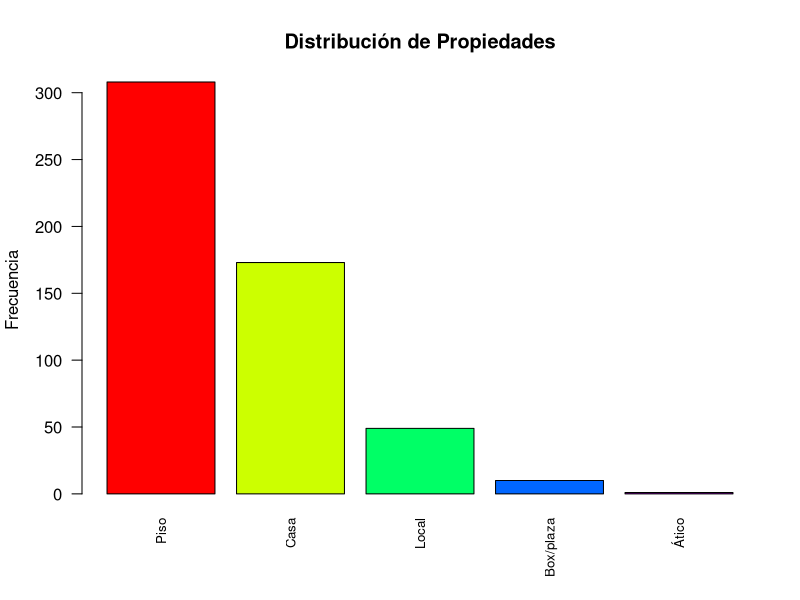
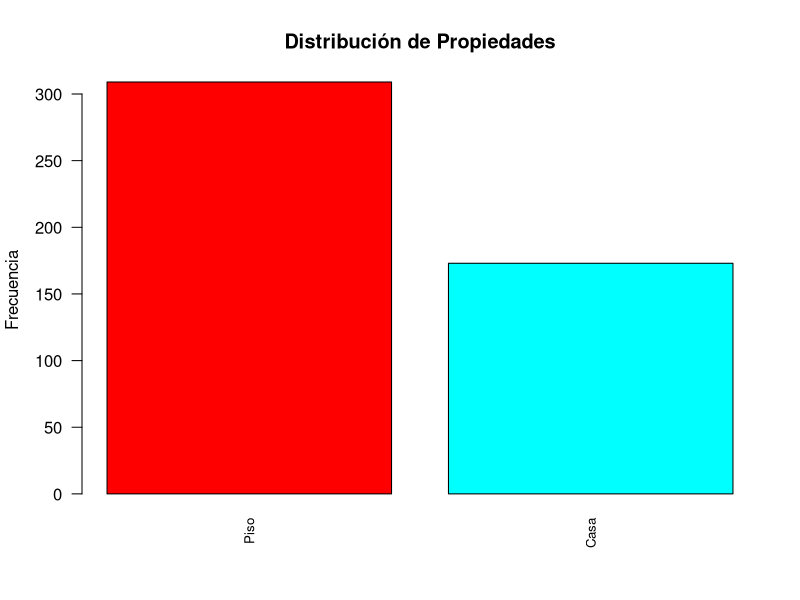
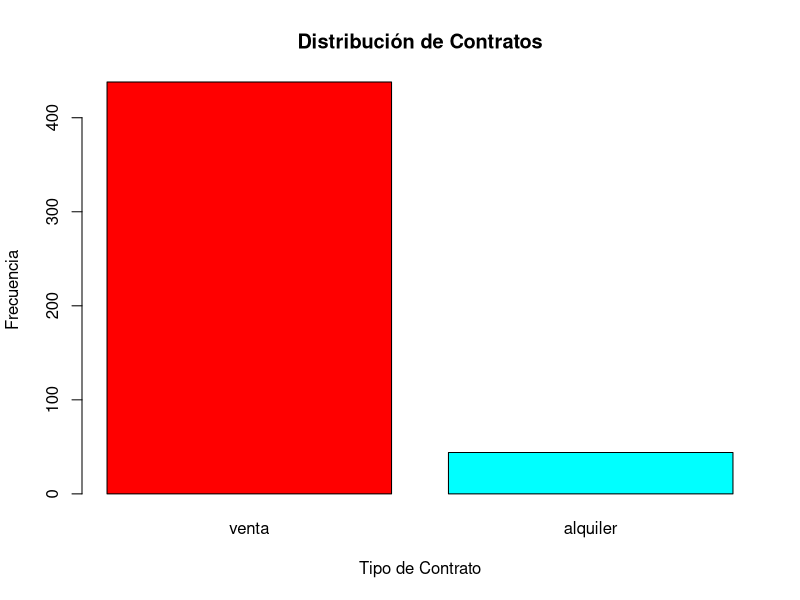
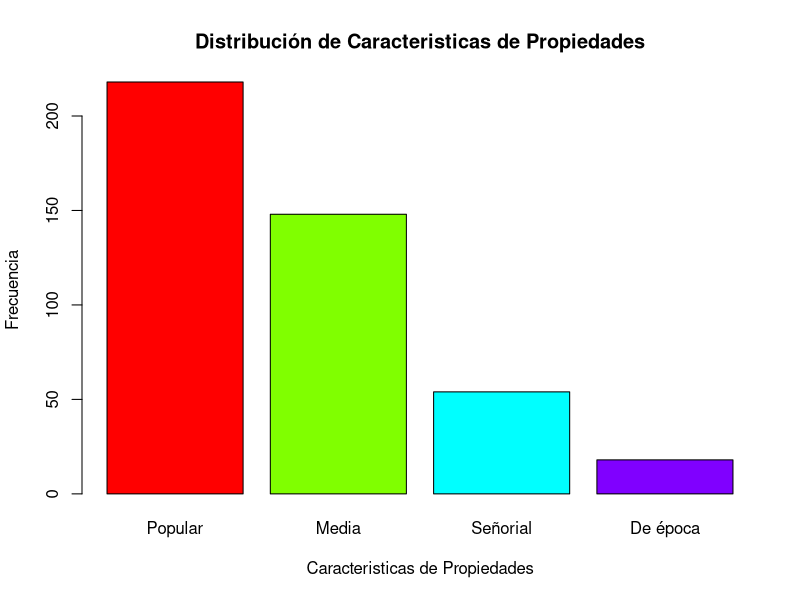
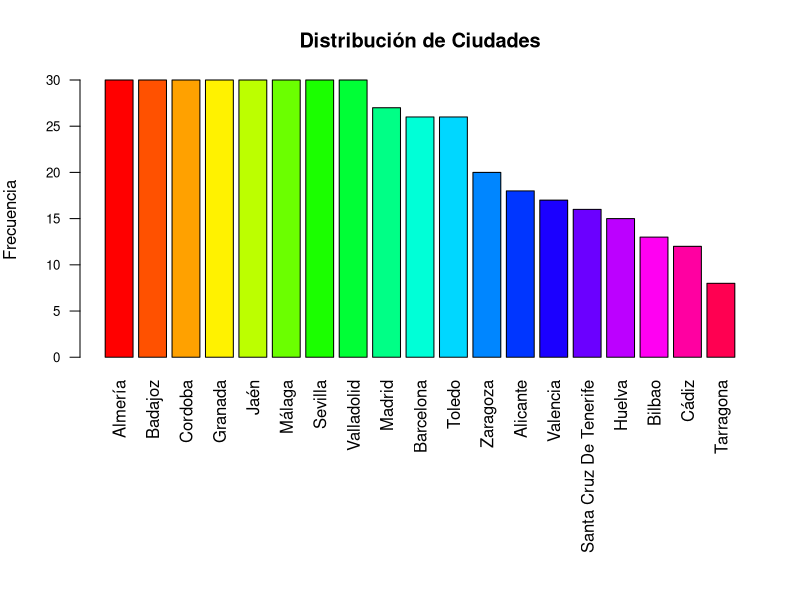
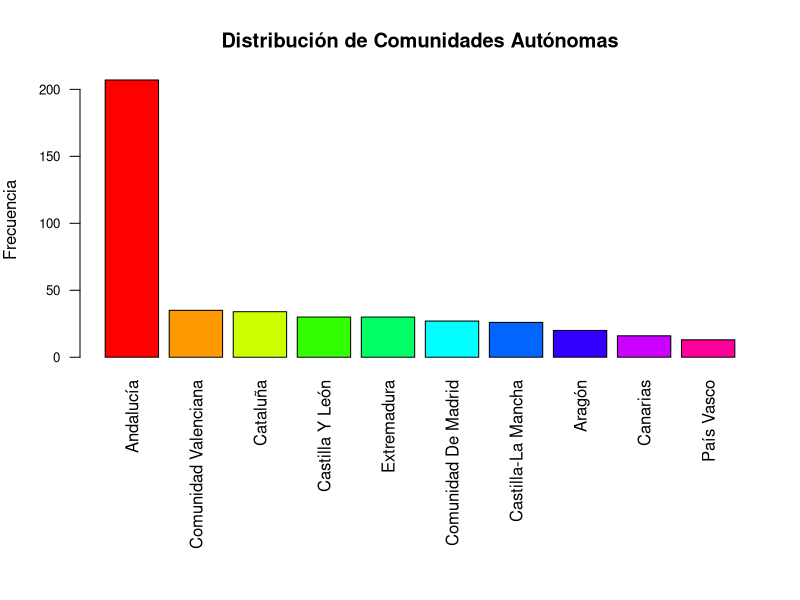
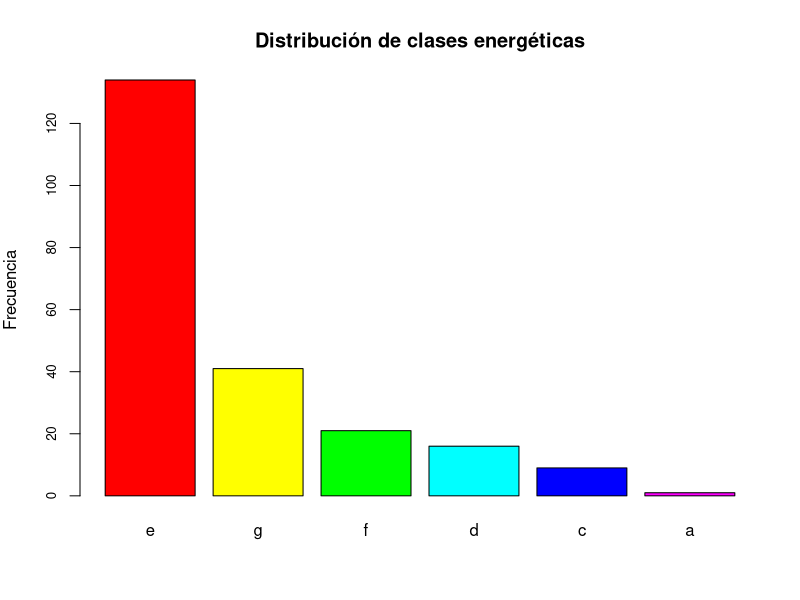
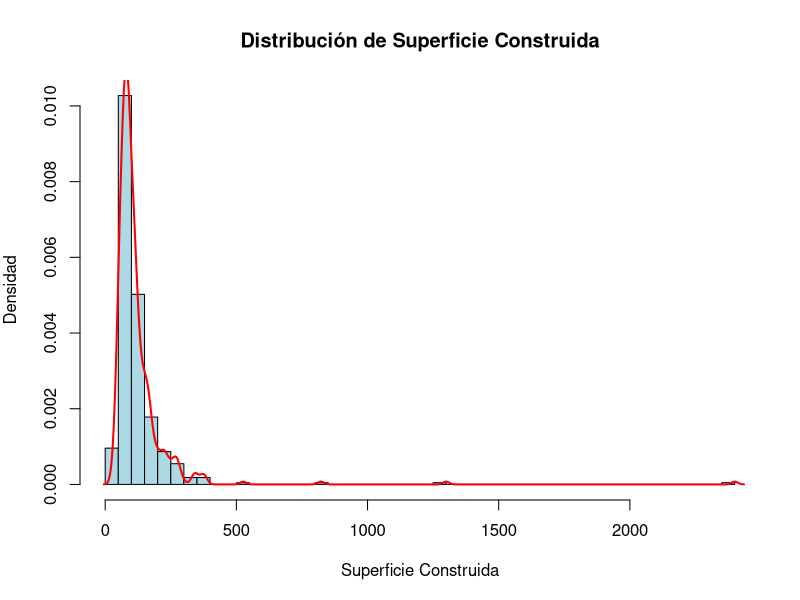

R code for these plots, in order:
## ---- chunk 1
library(stringr)
library(skimr)
library(dplyr)
library(ggplot2)
## ---- chunk 2
properties_spain <- read.csv("properties_Spain.csv")
## ---- chunk 3
summary(properties_spain)
## ---- chunk 4
unique(properties_spain)
## ---- chunk 5
properties_spain$Bathrooms <- as.factor(str_extract(properties_spain$Bathrooms, "\\d+"))
properties_spain$Bedrooms <- as.factor(str_extract(properties_spain$Bedrooms, "\\d+"))
properties_spain$Energy_Consumption <- as.numeric(str_extract(properties_spain$Energy_Consumption, "\\d+"))
properties_spain$Publish_date <- as.Date(properties_spain$Publish_date)
## ---- chunk 6
Property <- sapply(properties_spain$title, function(x) strsplit(x, " ")[[1]][1])
properties_spain$Property <- as.data.frame(Property)
## ---- chunk 7
properties_spain <- subset(properties_spain, select = -c(item, url, title))
## ---- chunk 8
properties_spain <- as.data.frame(lapply(properties_spain, function(x) {
  x[x == ""] <- NA
  return(x)
}))
## ---- chunk 9
skim(properties_spain)
## ---- chunk 10
frecuencias <- sort(table(properties_spain$Property), decreasing = TRUE)
frecuencias
## ---- chunk 11
colores <- rainbow(length(frecuencias))

barplot(frecuencias, 
        main = "Distribución de Propiedades", 
        ylab = "Frecuencia", 
        col = colores,
        las = 2,       
        cex.names = 0.8)

## ---- chunk 12
properties_spain <- properties_spain %>%
                      mutate(Property = ifelse(Property == "Ático", "Piso", Property))
properties_spain <- properties_spain[properties_spain$Property != "Local" & properties_spain$Property != "Box/plaza",]
## ---- chunk 13
frecuencias <- sort(table(properties_spain$Property), decreasing = TRUE)
frecuencias
## ---- chunk 14
colores <- rainbow(length(frecuencias))

barplot(frecuencias, 
        main = "Distribución de Propiedades", 
        ylab = "Frecuencia", 
        col = colores,
        las = 2,       
        cex.names = 0.8)

## ---- chunk 15
properties_spain$Property <- as.factor(properties_spain$Property)
## ---- chunk 16
frecuencias <- sort(table(properties_spain$Contrat), decreasing = TRUE)
frecuencias
## ---- chunk 17
colores <- rainbow(length(frecuencias))

barplot(frecuencias, 
        main = "Distribución de Contratos", 
        xlab = "Tipo de Contrato", 
        ylab = "Frecuencia", 
        col = colores
        )

## ---- chunk 18
properties_spain_sell <- subset(properties_spain[properties_spain$Contrat == "venta",], select = -c(Contrat))
properties_spain_rent <- subset(properties_spain[properties_spain$Contrat == "alquiler",], select = -c(Contrat))
## ---- chunk 19
frecuencias <- sort(table(properties_spain_sell$Property_Type), decreasing = TRUE)
frecuencias
## ---- chunk 20
colores <- rainbow(length(frecuencias))

barplot(frecuencias, 
        main = "Distribución de Caracteristicas de Propiedades", 
        xlab = "Caracteristicas de Propiedades", 
        ylab = "Frecuencia", 
        col = colores
        )

## ---- chunk 21
properties_spain_sell$Property_Type <- as.factor(properties_spain_sell$Property_Type)
## ---- chunk 22
frecuencias <- sort(table(properties_spain_sell$City), decreasing = TRUE)
frecuencias
## ---- chunk 23
colores <- rainbow(length(frecuencias))

par(mar = c(12, 4, 4, 2))
barplot(frecuencias, 
        main = "Distribución de Ciudades", 
        ylab = "Frecuencia", 
        col = colores,
        las = 2,
        cex.axis = 0.8
        )
par(mar = c(5, 4, 4, 2))
## ---- chunk 24
properties_spain$City <- as.factor(properties_spain$City)
## ---- chunk 25
frecuencias <- sort(table(properties_spain_sell$Autonomous_Community), decreasing = TRUE)
frecuencias
## ---- chunk 26
colores <- rainbow(length(frecuencias))

par(mar = c(12, 4, 4, 2))
barplot(frecuencias, 
        main = "Distribución de Comunidades Autónomas", 
        ylab = "Frecuencia", 
        col = colores,
        las = 2,
        cex.axis = 0.8
        )
par(mar = c(5, 4, 4, 2))
## ---- chunk 27
properties_spain$Autonomous_Community <- as.factor(properties_spain$Autonomous_Community)
## ---- chunk 28
frecuencias <- sort(table(properties_spain_sell$Energy_Class), decreasing = TRUE)
frecuencias
## ---- chunk 29
colores <- rainbow(length(frecuencias))


barplot(frecuencias, 
        main = "Distribución de clases energéticas", 
        ylab = "Frecuencia", 
        col = colores,
        cex.axis = 0.8
        )

## ---- chunk 30
properties_spain_sell <- subset(properties_spain_sell, select = -Energy_Class)
## ---- chunk 31
properties_spain_sell <- subset(properties_spain_sell, select = -c(Zone, Street, Country))
## ---- chunk 32
sort(table(properties_spain_sell$Heating), decreasing = TRUE)
## ---- chunk 33
sort(table(properties_spain_sell$Elevator), decreasing = TRUE)
## ---- chunk 34
properties_spain_sell <- subset(properties_spain_sell, select = -c(Heating, Elevator))
## ---- chunk 35
sort(table(properties_spain_sell$Floor), decreasing = TRUE)
## ---- chunk 36
properties_spain_sell <- subset(properties_spain_sell, select = -c(Floor))
## ---- chunk 37
properties_spain_sell <- subset(properties_spain_sell, select = -c(Reference))
## ---- chunk 38
properties_spain_sell <- subset(properties_spain_sell, select = -c(Publish_date))
## ---- chunk 39
summary(properties_spain_sell$Energy_Consumption)
## ---- chunk 40
properties_spain_sell <- subset(properties_spain_sell, select = -c(Energy_Consumption))
## ---- chunk 41
variable <- properties_spain_sell$Surface

hist(variable, 
     breaks = 50,
     probability = TRUE,
     col = "lightblue",
     main = "Distribución de Superficie Construida", 
     xlab = "Superficie Construida", 
     ylab = "Densidad")

lines(density(variable, na.rm = TRUE), 
      col = "red",          
      lwd = 2)             

## ---- chunk 42
boxplot(properties_spain_sell$Surface, 
        main = "Boxplot de la superficie construida", 
        ylab = "Superficie", 
        col = "lightblue", 
        notch = TRUE)

## ---- chunk 43
Q1 <- quantile(properties_spain_sell$Surface, 0.25, na.rm=TRUE)
Q3 <- quantile(properties_spain_sell$Surface, 0.75, na.rm=TRUE)
IQR_value <- IQR(properties_spain_sell$Surface, na.rm=TRUE)

# Definir los límites inferior y superior
lower_limit <- Q1 - 1.5 * IQR_value
upper_limit <- Q3 + 1.5 * IQR_value

upper_limit
## ---- chunk 44
properties_spain_sell <- properties_spain_sell[properties_spain_sell$Surface <= upper_limit,]
## ---- chunk 45
variable <- properties_spain_sell$Surface

hist(variable, 
     breaks = 50,
     probability = TRUE,
     col = "lightblue",
     main = "Distribución de Superficie Construida", 
     xlab = "Superficie Construida", 
     ylab = "Densidad")

lines(density(variable, na.rm = TRUE), 
      col = "red",          
      lwd = 2)             

## ---- chunk 46
boxplot(properties_spain_sell$Surface, 
        main = "Boxplot de la superficie construida", 
        ylab = "Superficie", 
        col = "lightblue", 
        notch = TRUE)

## ---- chunk 47
variable <- properties_spain_sell$Year_Construction 


hist(variable, 
     breaks = 100,
     probability = TRUE,
     col = "lightblue",
     main = "Distribución de Año de Construcción", 
     xlab = "Año de Construcción", 
     ylab = "Densidad")

# Añadir la curva suavizada (density)
lines(density(variable, na.rm = TRUE), 
      col = "red",          # Color de la curva
      lwd = 2)              # Ancho de la línea

## ---- chunk 48

boxplot(properties_spain_sell$Year_Construction, 
        main = "Boxplot del Año de Construcción", 
        ylab = "Año de Construcción", 
        col = "lightblue", 
        notch = TRUE)

## ---- chunk 49
Q1 <- quantile(properties_spain_sell$Year_Construction, 0.25, na.rm=TRUE)
Q3 <- quantile(properties_spain_sell$Year_Construction, 0.75, na.rm=TRUE)
IQR_value <- IQR(properties_spain_sell$Year_Construction, na.rm=TRUE)

lower_limit <- Q1 - 1.5 * IQR_value
upper_limit <- Q3 + 1.5 * IQR_value

outliers <- properties_spain_sell$Year_Construction < lower_limit | properties_spain_sell$Year_Construction > upper_limit


properties_spain_sell <- properties_spain_sell[!outliers, ]
## ---- chunk 50
summary(properties_spain_sell$Bathrooms)
## ---- chunk 51
mode_bathrooms <- as.numeric(names(sort(table(properties_spain_sell$Bathrooms), decreasing = TRUE)[1]))

properties_spain_sell$Bathrooms[is.na(properties_spain_sell$Bathrooms)] <- mode_bathrooms
## ---- chunk 52
summary(properties_spain_sell$Bathrooms)
## ---- chunk 53
# Gráfico de barras para una variable factor
ggplot(properties_spain_sell, aes(x = Bathrooms)) +
  geom_bar() +
  xlab("Baños") + 
  ylab("Frecuencia") +
  ggtitle("Distribución de propiedades por ciudad")+
  theme_minimal()

## ---- chunk 54
summary(properties_spain_sell$Sale_Price)
## ---- chunk 55
properties_spain_sell[is.na(properties_spain_sell$Sale_Price),]
## ---- chunk 56
#properties_spain_sell <- properties_spain_sell[!is.na(properties_spain_sell$Year_Construction), ]
## ---- chunk 57
skim(properties_spain_sell)
